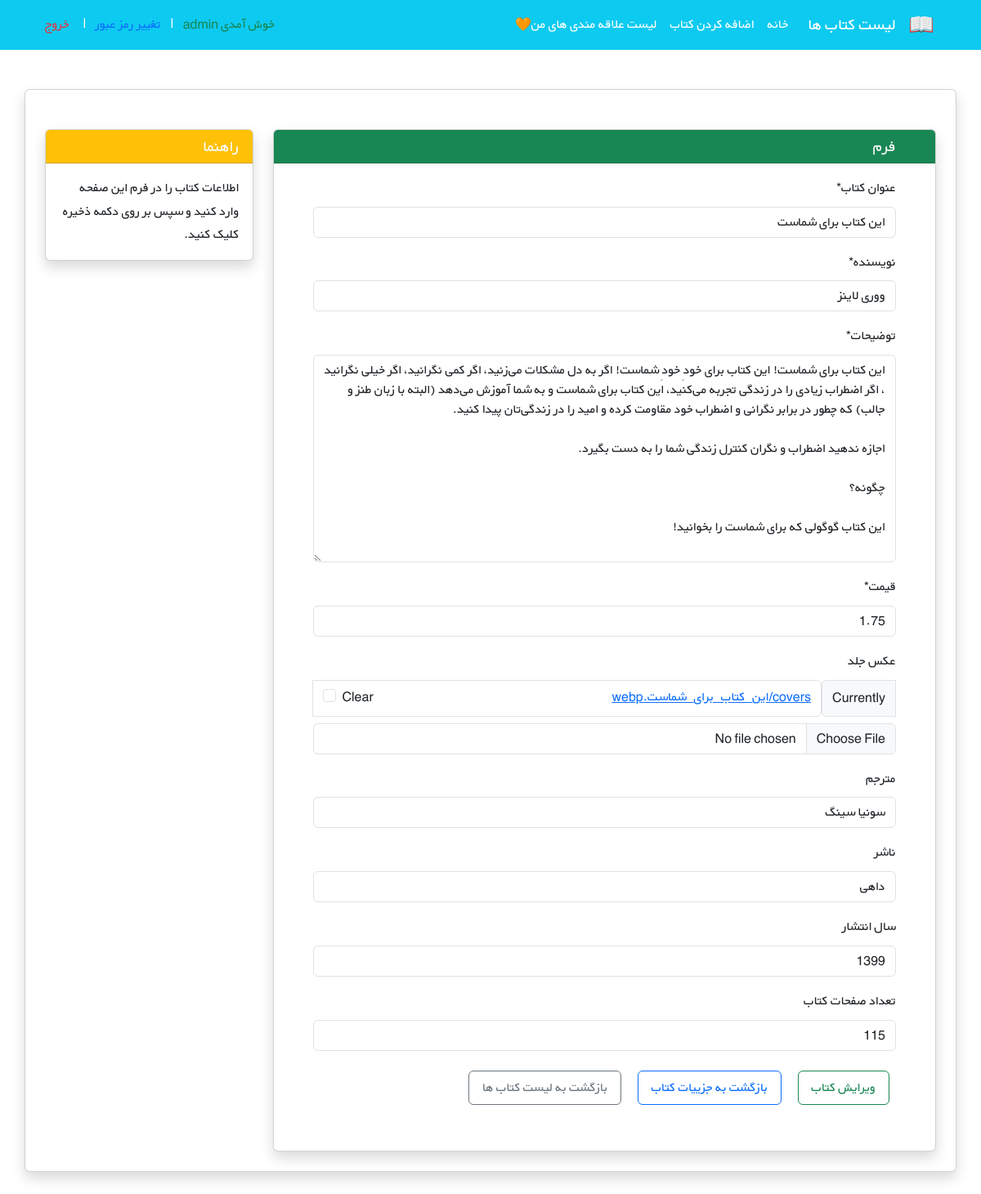
The page /books/update/7/ (signed in) on the database as committed earlier.
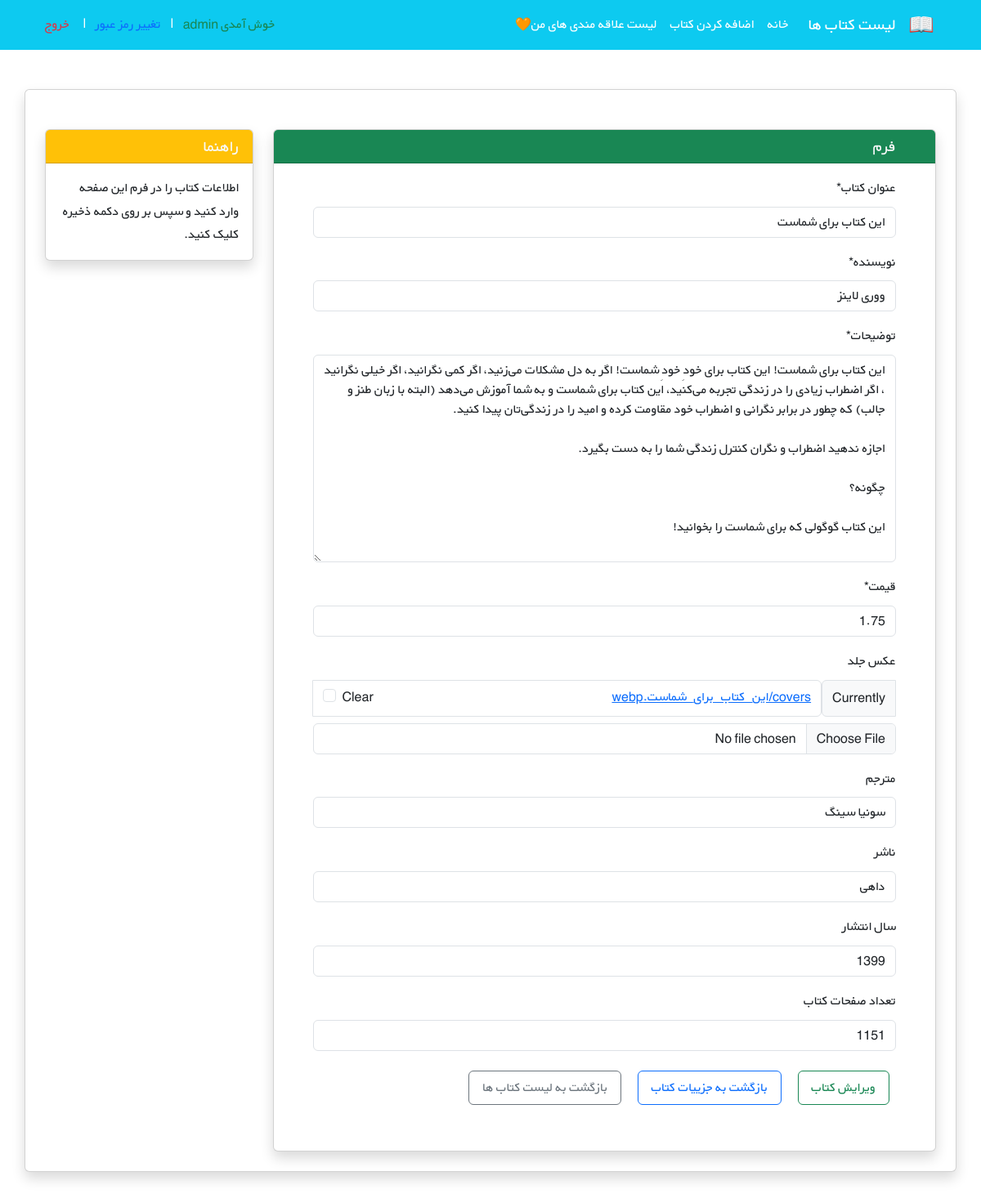
The same page on the database as committed later.
### books/models.py (models this page shows, shortened)
class Book(models.Model):
    title = models.CharField(max_length=255, verbose_name='عنوان کتاب')
    author = models.CharField(max_length=255, default='جک لندن', verbose_name='نویسنده')
    description = models.TextField(verbose_name='توضیحات')
    price = models.DecimalField(max_digits=6, decimal_places=2, default=9.99, verbose_name='قیمت')
    cover = models.ImageField(upload_to='covers/', blank=True, verbose_name='عکس جلد')
    translator = models.CharField(max_length=255, blank=True, verbose_name='مترجم')
    publisher = models.CharField(max_length=255, blank=True, verbose_name='ناشر')
    year_published = models.PositiveSmallIntegerField(null=True, blank=True, verbose_name='سال انتشار')
    number_of_pages = models.PositiveSmallIntegerField(null=True, blank=True, verbose_name='تعداد صفحات کتاب')
    datetime_created = models.DateTimeField(auto_now_add=True, verbose_name='زمان ایجاد کتاب')
    user = models.ForeignKey(to=get_user_model(), on_delete=models.CASCADE, verbose_name='ایجاد کننده کتاب', related_name='books')
    def get_absolute_url(self):
        return reverse("book_detail", kwargs={"pk": self.pk})

### books/views.py (the view, shortened to what this page needs)
# urls.py: path('update/<int:pk>/', BookUpdateView.as_view(), name='book_update'),
class BookUpdateView(LoginRequiredMixin, UserPassesTestMixin, generic.UpdateView):
    model = Book
    form_class = BookForm
    template_name = 'books/book_update_form.html'
    context_object_name = 'book'
    def test_func(self):
        object = self.get_object()
        return object.user==self.request.user

### books/forms.py
class BookForm(forms.ModelForm):
    class Meta:
        model = Book
        fields = ('title', 'author', 'description', 'price', 'cover', 'translator', 'publisher', 'year_published', 'number_of_pages', )

### books/templates/books/book_update_form.html (shortened to what this page needs)
{% extends "_base.html" %}
{% load crispy_forms_tags %}
{% block content %}
<div class="container mt-4" dir="rtl">
    <div class="row">
        <div class="col-9">
            <div class="card shadow my-3">
                <h5 class="card-header bg-success text-light px-5">فرم</h5>
                <div class="px-5 pt-3 pb-5">
                    <form method='post' enctype='multipart/form-data'>
                        {{ form|crispy }}
                        <input type='submit' class='btn btn-outline-success px-3 py-2 m-2' value='ویرایش کتاب'>
                        <a href="{{book.get_absolute_url}}" class='btn btn-outline-primary px-3 py-2 m-2'>بازگشت به جزییات کتاب</a>
                        <a href="{% url 'books' %}" class='btn btn-outline-secondary px-3 py-2 m-2'>بازگشت به لیست کتاب ها</a>
                    </form>
                </div>
            </div>
        </div>
        <div class="col-3">
                <div class="card my-3 shadow">
                    <h5 class="card-header bg-warning text-light">راهنما</h5>
                    <div class="card-body">
                        <p class="card-text">
                            اطلاعات کتاب را در فرم این صفحه وارد کنید و سپس بر روی دکمه ذخیره کلیک کنید.
                        </p>
                    </div>
                </div>
        </div>
    </div>
</div>
{% endblock content %}

Rows that differ between the two databases and show on the page:
changed Book "این کتاب برای شماست": number_of_pages "115" → "1151"
